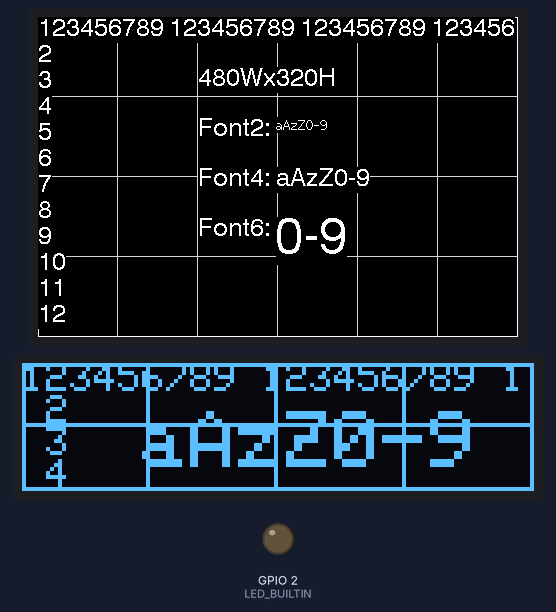
A sketch run on a simulated ESP32. Shown: 480×320 colour display, 128×32 one-colour display, output pins drawn as LEDs (lit = HIGH). What the sketch prints to the serial monitor is not drawn.

Above: at 0.5 s.

The sketch:

ESP_TFT_Grid.ino
```cpp
/* Draw grid lines and text on a 0.96" 128x32 OLED, 3.5" 480x320 TFT LCD and 1.3" 240x240 IPS LCD for comparison.

 uncomment line in S:\SOE\arduino-1.8.13\portable\sketchbook\libraries\TFT_eSPI\User_Setup_Select.h to select the LCD type.
*/
#include <SPI.h>
#include <TFT_eSPI.h>
#include <Wire.h>
#include <Adafruit_GFX.h>
#include <Adafruit_SSD1306.h>

TFT_eSPI tft = TFT_eSPI();        //display width,height

#define SCREEN_WIDTH 128 // OLED display width, in pixels
#define SCREEN_HEIGHT 32 // OLED display height, in pixels
#define OLED_RESET     -1 // Reset pin # (or -1 if sharing Arduino reset pin)
#define SCREEN_ADDRESS 0x3C ///< See datasheet for Address; 0x3D for 128x64, 0x3C for 128x32
Adafruit_SSD1306 display(SCREEN_WIDTH, SCREEN_HEIGHT, &Wire, OLED_RESET);

void gridOLED128x32() {
  int row=display.height();
  int col=display.width();

  display.drawFastHLine(0,0,col,WHITE);
  display.drawFastHLine(0,15,col,WHITE);
  display.drawFastHLine(0,31,col,WHITE);

  display.drawFastVLine(0,0,row,WHITE);
  display.drawFastVLine(31,0,row,WHITE);
  display.drawFastVLine(63,0,row,WHITE);
  display.drawFastVLine(95,0,row,WHITE);
  display.drawFastVLine(127,0,row,WHITE);

  display.setCursor(0,0);
  display.println("123456789 123456789 1");
  display.println(" 2");
  display.println(" 3");
  display.println(" 4");

  display.setCursor(30,12);
  display.setTextSize(2);
  display.print("aAzZ0-9");
  display.display();

}

void grid240x240() {
  int row=tft.height();
  int col=tft.width();

  tft.drawFastHLine(0,0,col,TFT_WHITE);
  tft.drawFastHLine(0,79,col,TFT_LIGHTGREY);
  tft.drawFastHLine(0,159,col,TFT_LIGHTGREY);
  tft.drawFastHLine(0,239,col,TFT_WHITE);

  tft.drawFastVLine(0,0,row,TFT_WHITE);
  tft.drawFastVLine(79,0,row,TFT_LIGHTGREY);
  tft.drawFastVLine(159,0,row,TFT_LIGHTGREY);
  tft.drawFastVLine(239,0,row,TFT_WHITE);

  tft.setCursor(0,0);
  tft.println("123456789 1234567");
  tft.println("2");
  tft.println("3");
  tft.println("4");
  tft.println("5");
  tft.println("6");
  tft.println("7");
  tft.println("8");
  tft.println("9");

  tft.setCursor(50,30);
  tft.print(col);
  tft.print("Wx");
  tft.print(row);
  tft.print("H");
  tft.setCursor(50,70);
  tft.print("Font2: ");
  tft.setTextFont(2);
  tft.print("aAzZ0-9");
  tft.setCursor(50,120);
  tft.setTextFont(4);
  tft.print("Font4: aAzZ0-9");
  tft.setCursor(50,170);
  tft.print("Font6: ");
  tft.setTextFont(6);
  tft.print("0-9");
}

void grid480x320() {
  int row=tft.height();
  int col=tft.width();

  tft.drawFastHLine(0,0,col,TFT_WHITE);
  tft.drawFastHLine(0,79,col,TFT_LIGHTGREY);
  tft.drawFastHLine(0,159,col,TFT_LIGHTGREY);
  tft.drawFastHLine(0,239,col,TFT_LIGHTGREY);
  tft.drawFastHLine(0,319,col,TFT_WHITE);

  tft.drawFastVLine(0,0,row,TFT_WHITE);
  tft.drawFastVLine(79,0,row,TFT_LIGHTGREY);
  tft.drawFastVLine(159,0,row,TFT_LIGHTGREY);
  tft.drawFastVLine(239,0,row,TFT_LIGHTGREY);
  tft.drawFastVLine(319,0,row,TFT_LIGHTGREY);
  tft.drawFastVLine(399,0,row,TFT_LIGHTGREY);
  tft.drawFastVLine(479,0,row,TFT_WHITE);

  tft.setCursor(0,0);
  tft.println("123456789 123456789 123456789 123456");
  tft.println("2");
  tft.println("3");
  tft.println("4");
  tft.println("5");
  tft.println("6");
  tft.println("7");
  tft.println("8");
  tft.println("9");
  tft.println("10");
  tft.println("11");
  tft.println("12");

  tft.setCursor(160,50);
  tft.print(col);
  tft.print("Wx");
  tft.print(row);
  tft.print("H");
  tft.setCursor(160,100);
  tft.print("Font2: ");
  tft.setTextFont(2);
  tft.print("aAzZ0-9");
  tft.setCursor(160,150);
  tft.setTextFont(4);
  tft.print("Font4: aAzZ0-9");
  tft.setCursor(160,200);
  tft.print("Font6: ");
  tft.setTextFont(6);
  tft.print("0-9");

}

void setup()
{
  Serial.begin(115200);
  pinMode(LED_BUILTIN,OUTPUT);
  Serial.println("ESP_TFT_GRID 1.0");
  tft.init();
  tft.fillScreen(TFT_BLACK);
  tft.setTextFont(4);
  tft.setTextColor(TFT_WHITE, TFT_BLACK);
  if (tft.width() == 240 && tft.height() == 240) {
    tft.setRotation(0);       //0 for 240x240, 1 for 480x320 (landscape)
    grid240x240();
  }
  else if (tft.width() == 320 && tft.height() == 480) {
    tft.setRotation(1);       //0 for 240x240, 1 for 480x320 (landscape)
    grid480x320();
  }
  else {
    tft.setCursor(0,0);
    tft.print(tft.width());
    tft.print("Wx");
    tft.print(tft.height());
    tft.print("H");
  }

  // SSD1306_SWITCHCAPVCC = generate display voltage from 3.3V internally
  if(display.begin(SSD1306_SWITCHCAPVCC, SCREEN_ADDRESS)) {
    display.clearDisplay();
    display.setTextColor(WHITE);
    gridOLED128x32();
  }
}

void loop(void) {
}
```
